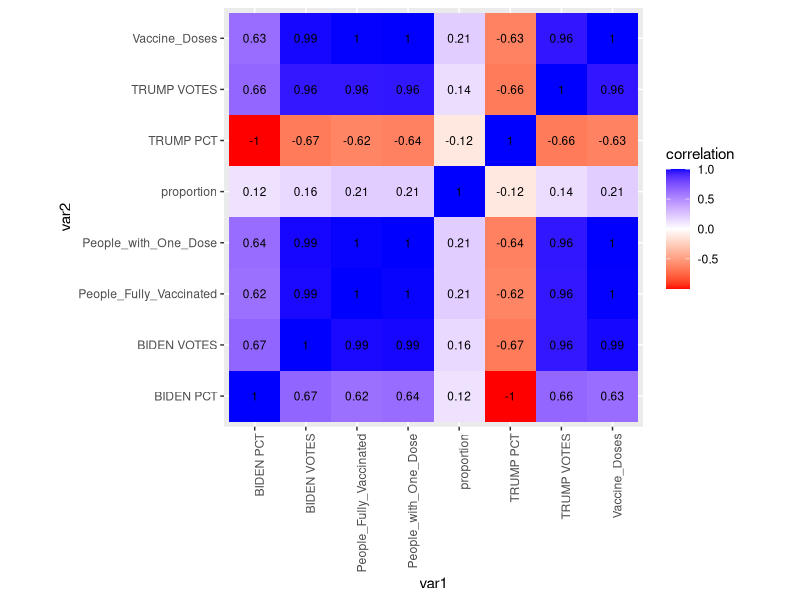
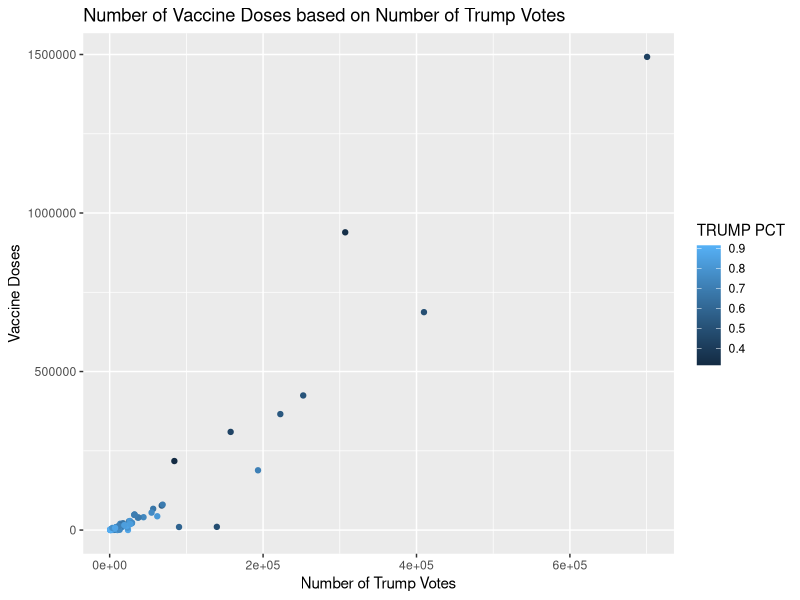
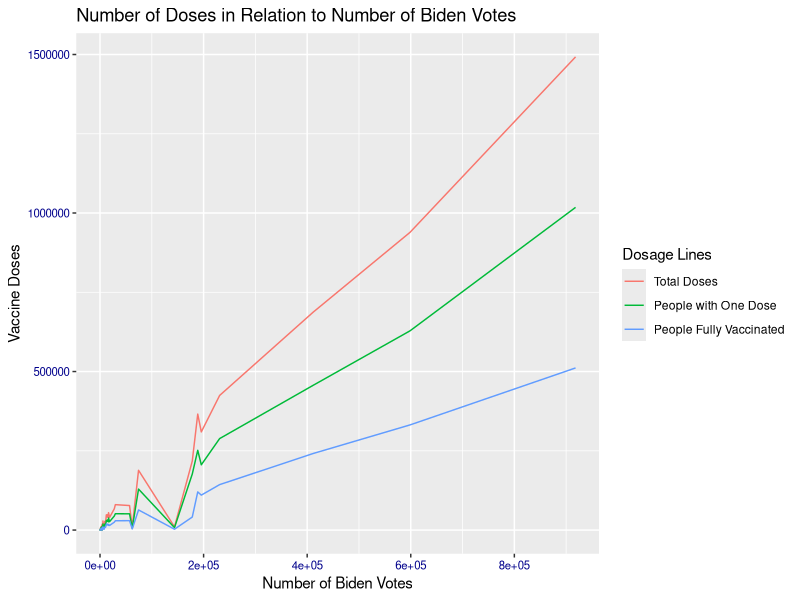
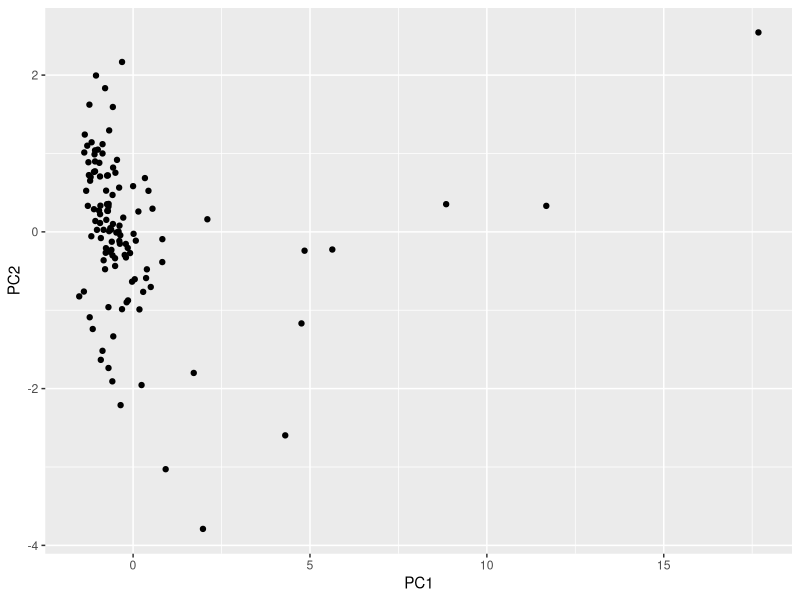

Reproduce these figures in R, in order.
## ---- chunk 1
knitr::opts_chunk$set(echo = TRUE, eval = TRUE, fig.align = "center", warning = F, message = F,
tidy=TRUE, tidy.opts=list(width.cutoff=60), R.options=list(max.print=100))
## ---- chunk 2
library('dplyr')
library('tidyr')
library(readxl)
library('tibble')
library('ggplot2')

Cumulative_Tests_by_Type_by_County <- read_excel("Cumulative Tests by Type by County.xlsx")
Voting_data <- Cumulative_Tests_by_Type_by_County
Voting_data <- subset(Voting_data, select = -c(6, 7, 8))

Covid_data <- read_excel("Covid data.xlsx")

#Covid_data <- subset(Covid_data, select = c(-Zip_Code))

Covid_data <- Covid_data %>% mutate(across(where(is.character), ~na_if(., "**")))

# tidying data
Covid_data$Vaccine_Doses <- as.numeric(Covid_data$Vaccine_Doses)
Covid_data$People_with_One_Dose <- as.numeric(Covid_data$People_with_One_Dose)
Covid_data$People_Fully_Vaccinated <- as.numeric(Covid_data$People_Fully_Vaccinated)


Clean_Covid_Data <- aggregate(cbind(Vaccine_Doses, People_with_One_Dose, People_Fully_Vaccinated)~County, data = Covid_data, FUN="sum")

## ---- chunk 3
joined_data <- inner_join(Clean_Covid_Data, Voting_data, by= c("County" = "County"))
## ---- chunk 4
# creating a new variable that represents the number of vaccine doses over the total voting popluation, it is assumed that this variable will correlate with number of Biden votes

joined_data <- joined_data %>%  mutate(proportion = Vaccine_Doses / (`TRUMP VOTES` + `BIDEN VOTES`))

# Creating variables that represent if the counties are majority Biden or almost entirely Trump
joined_data <- joined_data %>% mutate(biden_majority = ifelse(`BIDEN PCT` > .5, TRUE, FALSE))
joined_data <- joined_data %>% mutate(mostly_trump = ifelse(`BIDEN PCT` < .2, TRUE, FALSE))

# Sorting the data in order of this new proportion
joined_data %>% arrange(proportion) %>% head()

joined_data %>% select(County, proportion, Vaccine_Doses, `BIDEN VOTES`, `TRUMP VOTES`)

# Calculating the mean/max values of this proportion separated by whether the county is Biden majority or not
joined_data %>% group_by(biden_majority) %>% summarize(mean = mean(proportion))
joined_data %>% group_by(biden_majority) %>% summarize(max = max(proportion))

# Calculating the mean values of the number of people with one dose/people fully vaccinated separated by whether the county is Biden majority
joined_data %>% group_by(biden_majority) %>% summarize(mean = mean(People_with_One_Dose))
joined_data %>% group_by(biden_majority) %>% summarize(mean = mean(People_Fully_Vaccinated))

# Number of counties 
joined_data %>% summarize(n = n())

# Quantiles of percentage of Trump votes by county
joined_data %>% summarize(quantile = quantile(`TRUMP PCT`))

# SD of Biden Votes
joined_data %>% summarize(sd = sd(`BIDEN VOTES`))

# Mean of Biden Votes
joined_data %>% summarize(mean = mean(`BIDEN VOTES`))

# Mean of Trump Votes
joined_data %>% summarize(mean = mean(`TRUMP VOTES`))

# Altering the data for a future split
joined_data$biden_majority = ifelse(joined_data$biden_majority == TRUE, "Biden", "Trump")
TrumpBidenSplit <- joined_data %>% pivot_wider(names_from = biden_majority, values_from = Vaccine_Doses)

# Getting the mean number of vaccine doses for Trump/Biden majority counties
mean(TrumpBidenSplit$Trump, na.rm = TRUE)
mean(TrumpBidenSplit$Biden, na.rm = TRUE)

# Getting the maximum number of vaccine doses for Biden majority/Mostly Trump counties
joined_data %>% filter(`BIDEN PCT` < .2 ) %>% summarize(max = max(Vaccine_Doses))
joined_data %>% filter(`BIDEN PCT` > .5 ) %>% summarize(max = max(Vaccine_Doses))

# Creating correlation matrix
cor_mtx <- joined_data %>% select_if(is.numeric) %>% cor()

## ---- chunk 5
tidycor <- cor_mtx %>% as.data.frame %>% rownames_to_column("var1") %>%  pivot_longer(-1,names_to="var2",values_to="correlation")

tidycor %>% ggplot(aes(var1,var2,fill=correlation)) + geom_tile() + scale_fill_gradient2(low="red",mid="white",high="blue") + geom_text(aes(label=round(correlation,2)),color = "black", size = 3) + theme(axis.text.x = element_text(angle = 90, hjust=1)) + coord_fixed()


ggplot(joined_data, aes(x = `TRUMP VOTES`, Vaccine_Doses)) + geom_point(aes(color=`TRUMP PCT`)) + labs(title = "Number of Vaccine Doses based on Number of Trump Votes", x = "Number of Trump Votes", y = "Vaccine Doses")

ggplot(joined_data, aes(`BIDEN VOTES`)) + geom_line(aes(y = Vaccine_Doses, color = "blue")) + geom_line(aes(y = People_with_One_Dose , color = "green")) + geom_line(aes(y = People_Fully_Vaccinated, color = "red")) + labs(title = "Number of Doses in Relation to Number of Biden Votes", x = "Number of Biden Votes", y = "Vaccine Doses") + scale_color_discrete(name = "Dosage Lines", labels = c("Total Doses", "People with One Dose", "People Fully Vaccinated")) + scale_x_continuous(n.breaks = 6) + theme(axis.text = element_text(colour = "darkblue", size = rel(.75)))
## ---- chunk 6
joined_nums <- joined_data %>% select_if(is.numeric) %>% scale
rownames(joined_nums)<-joined_data$County
joined_pca<-princomp(joined_nums)
names(joined_pca)
summary(joined_pca, loadings= TRUE)

joined_df<-data.frame(Name=joined_data$County, PC1=joined_pca$scores[, 1],PC2=joined_pca$scores[, 2])
ggplot(joined_df, aes(PC1, PC2)) + geom_point()
